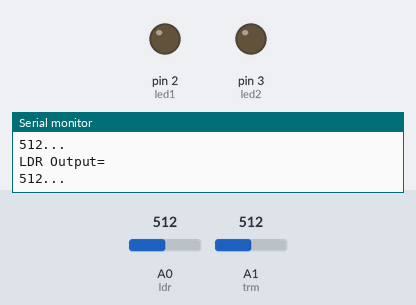
The sketch below on a simulated Arduino Uno, built with avr-gcc and run on an emulated ATmega328P. Parts: output pins drawn as LEDs (lit = HIGH), the last lines printed to the serial monitor. Inputs (shaded band) come from the test bench; at power-on: A1 (trm) = 512, A0 (ldr) = 512.

Above: at 3.0 s.
3.1 s: A1 (trm) set to 491
At 6.8 s:
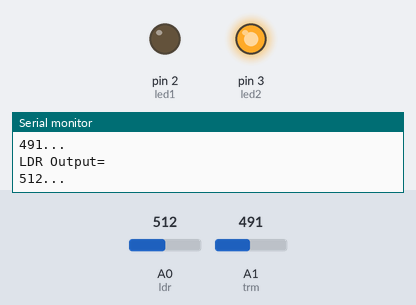
8.0 s: A0 (ldr) set to 290
At 11.4 s:
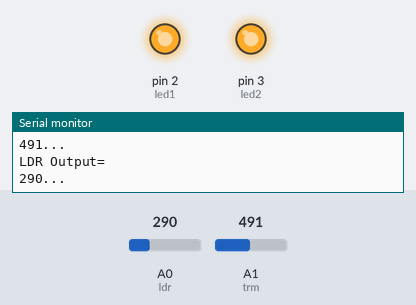
12.3 s: A1 (trm) set to 510
At 16.1 s:
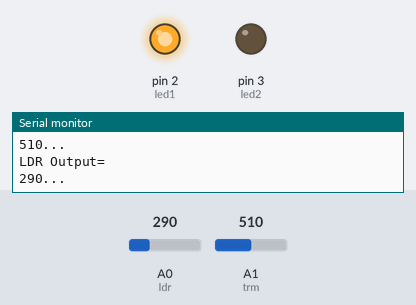
16.8 s: A1 (trm) set to 490
At 20.7 s:
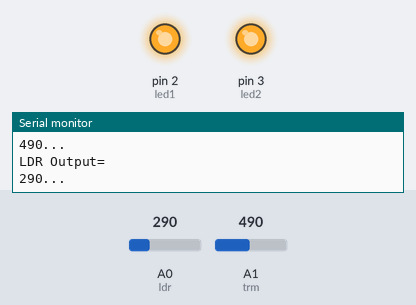
21.2 s: A1 (trm) set to 511
At 25.3 s:
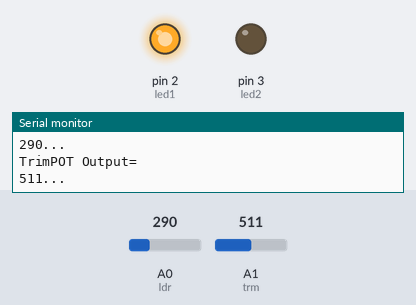
Timing chart, 0 to 26.6 s (numbered marks = the images above; inputs shaded):
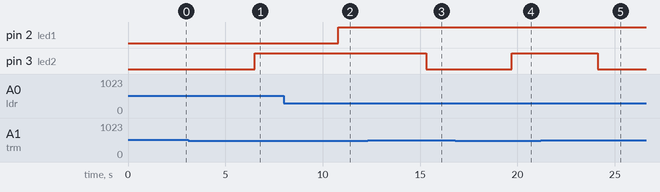

Measured:
- the behaviour switches between 500 and 499 on A1 (trm) (found by bisection; images 0 and 1)
- after the input at 3.1 s, pin 3 (led2): LOW → HIGH after 3.4 s
- after the input at 8.0 s, pin 2 (led1): LOW → HIGH after 2.8 s
- after the input at 12.3 s, pin 3 (led2): HIGH → LOW after 3.0 s
- after the input at 16.8 s, pin 3 (led2): LOW → HIGH after 2.9 s
- after the input at 21.2 s, pin 3 (led2): HIGH → LOW after 2.9 s

The sketch:

analog_LDR.ino
```cpp
int ldr= A0;
int trm= A1;
int led1=2;
int led2=3;
void setup()
{
  pinMode(ldr,INPUT);
  pinMode(trm,INPUT);
  pinMode(led1,OUTPUT);
  pinMode(led2,OUTPUT);
  Serial.begin(9600);
}

void loop()
{
  int state1 = analogRead(ldr);
  int state2 = analogRead(trm);
  Serial.println("LDR Output=");
  Serial.print(state1);
  Serial.println("...");
  delay(1000);
  Serial.println("TrimPOT Output=");
  Serial.print(state2);
  Serial.println("...");
  delay(1000);

  if (state1<300 && state2<500)
  {
    digitalWrite(led1,HIGH);
    delay(100);
    digitalWrite(led2,HIGH);
    delay(100);
  }
  else if (state1>300 && state2<500)
  {
    digitalWrite(led1,LOW);
    delay(100);
    digitalWrite(led2,HIGH);
    delay(100);
  }
  else  if (state1<300 && state2>500)
  {
    digitalWrite(led1,HIGH);
    delay(100);
    digitalWrite(led2,LOW);
    delay(100);
  }
  else
  {
    digitalWrite(led1,LOW);
    delay(100);
    digitalWrite(led2,LOW);
    delay(100);
  }
}
```
